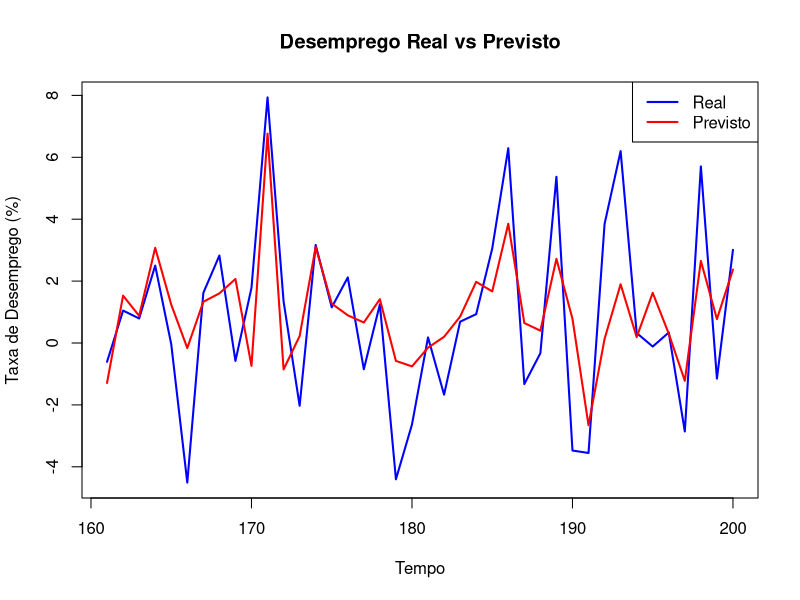
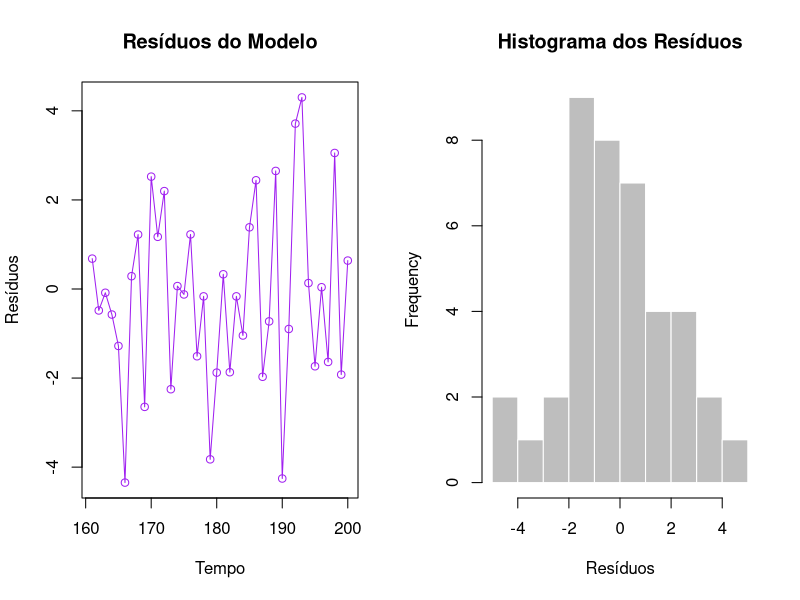

These charts were generated, in order, by the following R code:
# Autor: Luiz Tiago Wilcke
# Data: 27/02/2025
# Descrição: Modelo estatístico para prever o desemprego utilizando regressão linear múltipla
# com simulação de dados econômicos, ajuste do modelo, previsão e plotagem dos resultados.

# Definir semente para reprodutibilidade
set.seed(123)

# Número de observações (por exemplo, meses ou trimestres)
n_obs <- 200

# Criar vetor de tempo
tempo <- 1:n_obs

# Simular variáveis econômicas 
PIB <- rnorm(n_obs, mean = 100, sd = 10)                # Produto Interno Bruto
taxa_inflacao <- rnorm(n_obs, mean = 3, sd = 1)           # Taxa de inflação (em %)
taxa_juros <- rnorm(n_obs, mean = 5, sd = 1.5)            # Taxa de juros (em %)
investimento <- rnorm(n_obs, mean = 50, sd = 5)           # Nível de investimento
exportacoes <- rnorm(n_obs, mean = 30, sd = 4)            # Valor das exportações

# Simular a taxa de desemprego (em %) como função das variáveis econômicas e de um erro aleatório
erro <- rnorm(n_obs, mean = 0, sd = 2)
desemprego <- 15 - 0.08 * PIB + 1.5 * taxa_inflacao + 0.5 * taxa_juros -
  0.2 * investimento - 0.1 * exportacoes + erro

# Criar um data frame com os dados simulados
dados <- data.frame(tempo = tempo,
                    PIB = PIB,
                    taxa_inflacao = taxa_inflacao,
                    taxa_juros = taxa_juros,
                    investimento = investimento,
                    exportacoes = exportacoes,
                    desemprego = desemprego)

# Dividir os dados em conjunto de treinamento (80%) e teste (20%)
indice_treinamento <- 1:round(0.8 * n_obs)
dados_treinamento <- dados[indice_treinamento, ]
dados_teste <- dados[-indice_treinamento, ]

# Ajustar o modelo de regressão linear múltipla para prever o desemprego
modelo <- lm(desemprego ~ PIB + taxa_inflacao + taxa_juros + investimento + exportacoes,
             data = dados_treinamento)

# Exibir o resumo do modelo
print(summary(modelo))

# Fazer previsões para o conjunto de teste
previsoes <- predict(modelo, newdata = dados_teste)

# Calcular o erro médio absoluto das previsões
erro_medio <- mean(abs(dados_teste$desemprego - previsoes))
cat("Erro médio absoluto:", erro_medio, "\n")

# Plotagem: Comparação entre desemprego real e previsto ao longo do tempo (conjunto de teste)
plot(dados_teste$tempo, dados_teste$desemprego, type = "l", col = "blue", lwd = 2,
     xlab = "Tempo", ylab = "Taxa de Desemprego (%)",
     main = "Desemprego Real vs Previsto")
lines(dados_teste$tempo, previsoes, col = "red", lwd = 2)
legend("topright", legend = c("Real", "Previsto"), col = c("blue", "red"), lty = 1, lwd = 2)

# Plotagem dos resíduos do modelo (conjunto de teste)
residuos <- dados_teste$desemprego - previsoes

par(mfrow = c(1, 2))
plot(dados_teste$tempo, residuos, type = "o", col = "purple", xlab = "Tempo",
     ylab = "Resíduos", main = "Resíduos do Modelo")
hist(residuos, col = "gray", border = "white", main = "Histograma dos Resíduos",
     xlab = "Resíduos")
par(mfrow = c(1, 1))

